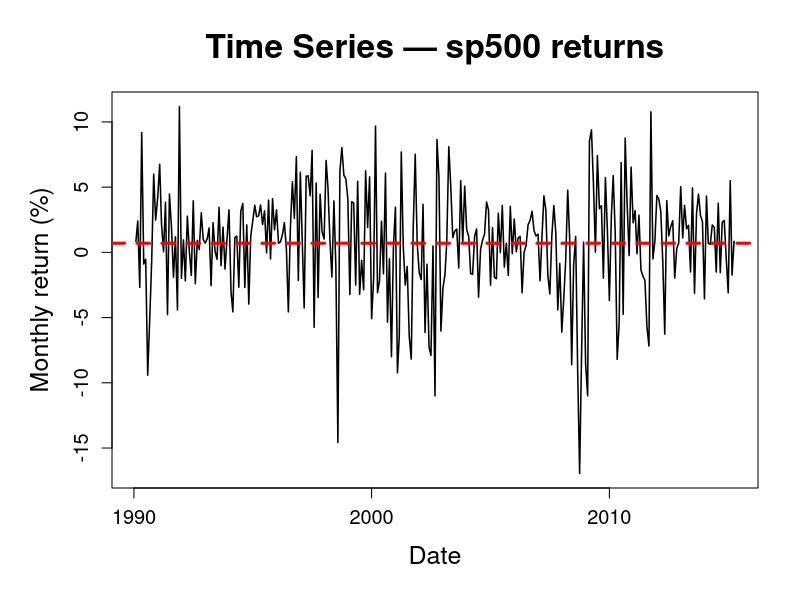

Reproduce this figure in R. (Note: this script raises an error after producing the figure.)
### -------------------
### Run ALL other scripts before running this script
### -------------------

# ── Common style settings ──────────────────────────────────────────────────────
main_cex <- 2.0
lab_cex  <- 1.5
axis_cex <- 1.2

# ── Variogram function ─────────────────────────────────────────────────────────
variogram <- function(y, lagmax = 12, iprint = FALSE) {
  G <- rep(1, lagmax)
  n <- length(y)
  if (lagmax > n) lagmax <- n - 2
  
  y1 <- y[-1]
  y2 <- y[-n]
  d1 <- y1 - y2
  denom <- var(d1)
  
  for (k in 2:lagmax) {
    y1 <- y[(k + 1):n]
    y2 <- y[1:(n - k)]
    dk <- y1 - y2
    G[k] <- var(dk) / denom
  }
  
  ac <- c(acf(y, plot = FALSE, lag.max = lagmax)$acf)
  H <- (1 - ac[-1]) / (1 - ac[2])
  
  if (iprint) print(cbind(G, H))
  list(G = G, H = H)
}

# ── Load and prepare data ──────────────────────────────────────────────────────
data <- read.csv("data/processed/cleanedData.csv")
data$observation_date <- as.Date(paste0(data$observation_date, "-01"))

train_end <- c(2015, 4)

data_ts <- ts(data$sp500_ret, start = c(1990, 2), frequency = 12)
train <- window(data_ts, start = c(1990, 2), end = train_end)
train_data <- data[1:length(train), ]

sp500_x <- na.omit(train_data$sp500_ret)
sp500_dates <- train_data$observation_date[!is.na(train_data$sp500_ret)]

# ── Time series plot ───────────────────────────────────────────────────────────
if (!dir.exists("figs/ts")) {
  dir.create("figs/ts")
}

png("figs/ts/sp500_tsplot.png", width = 2000, height = 1300, res = 220)


par(
  mar = c(5.5, 5.5, 4.5, 2) + 0.1,
  cex.main = main_cex,
  cex.lab = lab_cex,
  cex.axis = axis_cex
)

plot(
  sp500_dates, sp500_x,
  type = "l",
  lwd = 1.5,
  xlab = "Date",
  ylab = "Monthly return (%)",
  main = "Time Series — sp500 returns"
)

abline(h = mean(sp500_x), col = "red", lty = 2, lwd = 3)

dev.off()

png("figs/ts/diff_vix_tsplot.png", width = 2000, height = 1300, res = 220)

par(
  mar = c(5.5, 5.5, 4.5, 2) + 0.1,
  cex.main = main_cex,
  cex.lab = lab_cex,
  cex.axis = axis_cex
)

plot(dates, vix_train,
     type = "l", lwd = 1.5,
     xlab = "Date", ylab = "Differenced VIX (%)",
     main = "Time Series — Differenced VIX")

abline(h = mean(vix_train), col = "red", lty = 2, lwd = 3)

dev.off()

png("figs/ts/diff_Baa_tsplot.png", width = 2000, height = 1300, res = 220)

par(
  mar = c(5.5, 5.5, 4.5, 2) + 0.1,
  cex.main = main_cex,
  cex.lab = lab_cex,
  cex.axis = axis_cex
)

plot(dates, BAA_train,
     type = "l", lwd = 1.5,
     xlab = "Date", ylab = "Differenced Baa Spread (%)",
     main = "Time Series — Differenced Baa Spread")

abline(h = mean(BAA_train), col = "red", lty = 2, lwd = 3)

dev.off()

# ── ACF / PACF plot ────────────────────────────────────────────────────────────
if (!dir.exists("figs/acf_pacf")) {
  dir.create("figs/acf_pacf")
}

png("figs/acf_pacf/sp500_ret_acfpacf.png", width = 2400, height = 1200, res = 220)
par(
  mfrow = c(1, 2),
  mar = c(5.5, 5.5, 4.5, 2) + 0.1,
  cex.main = 1.5,
  cex.lab = lab_cex,
  cex.axis = axis_cex
)

acf(
  as.numeric(sp500_x),
  lag.max = 20,
  lwd = 2,
  xlab = "Lag (Months)",
  ylab = "ACF",
  main = "ACF — sp500 returns"
)

pacf(
  as.numeric(sp500_x),
  lag.max = 20,
  lwd = 2,
  xlab = "Lag (Months)",
  ylab = "Partial ACF",
  main = "PACF — sp500 returns"
)

dev.off()

# ── Variogram plot of S&P 500 returns───────────────────────────────────────────
if (!dir.exists("figs/vario")) {
  dir.create("figs/vario")
}

vg <- variogram(sp500_x, lagmax = 12)
lags <- 1:12

png("figs/vario/sp500_ret_vario.png", width = 2200, height = 1300, res = 220)

par(
  mar = c(5.5, 5.5, 4.5, 2) + 0.1,
  cex.main = main_cex,
  cex.lab = lab_cex,
  cex.axis = axis_cex
)

matplot(
  lags, cbind(vg$G, vg$H),
  type = "p",
  pch = c(16, 17),
  cex = 1.4,
  col = c("steelblue", "darkorange"),
  lwd = 2.5,
  xlab = "Lag (Months)",
  ylab = "Variogram",
  main = "Variogram — sp500 returns"
)

abline(h = 1, col = "black", lty = 2, lwd = 1.2)

legend(
  "topleft",
  legend = c("G-hat", "H-hat"),
  col = c("steelblue", "darkorange"),
  pch = c(16, 17),
  lwd = 2,
  bty = "n",
  cex = 1.3
)

dev.off()

# ── ccf plots ─────────────────────────────────────────────────────────────
if (!dir.exists("figs/ccf")) {
  dir.create("figs/ccf")
}
par(
  mar = c(5.5, 5.5, 4.5, 2) + 0.1,
  cex.main = main_cex+0.5,
  cex.lab = lab_cex+0.5,
  cex.axis = axis_cex+0.5
)

png("figs/ccf/Copper_ccf.png", width = 1497, height = 1044, res = 220)
ccf(copper_ldiff[1:ntrain], as.numeric(train), 
    main = "CCF of log differenced Copper & SP500 returns",  ylab = "CCF", xlab="Lag (Months)", 
    lag.max = 10, lwd = 2)
dev.off()

png("figs/ccf/INDPRO_ccf.png", width = 1497, height = 1044, res = 220)
ccf(indpro_diff[1:ntrain], as.numeric(train), 
    main = "CCF of differenced INDPRO & SP500 returns",  ylab = "CCF", xlab="Lag (Months)", 
    lag.max = 10, lwd = 2)
dev.off()

png("figs/ccf/CPI_ccf.png", width = 1497, height = 1044, res = 220)
ccf(data$CPI[1:ntrain], as.numeric(train), 
    main = "CCF of CPI % change & SP500 returns",  ylab = "CCF", xlab="Lag (Months)", 
    lag.max = 10, lwd =2)
dev.off()

png("figs/ccf/Silver_ccf.png", width = 1497, height = 1044, res = 220)
ccf(silver_ldiff[1:ntrain], as.numeric(train),
    main = "CCF of log differenced Silver & SP500 returns",  ylab = "CCF", xlab="Lag (Months)", 
    lag.max = 10,lwd=2)
dev.off()

png("figs/ccf/Gold_ccf.png", width = 1497, height = 1044, res = 220)
ccf(as.numeric(gold_ldiff[1:ntrain]), as.numeric(train), 
    main = "CCF of log differenced Gold & SP500 returns",  ylab = "CCF", xlab="Lag (Months)", 
    lag.max = 10,lwd=2)
dev.off()

png("figs/ccf/BAA_ccf.png", width = 1497, height = 1044, res = 220)
ccf(as.numeric(BAA_train),as.numeric(train), 
    main = "CCF of differenced Baa spread & SP500 returns", ylab = "CCF", xlab="Lag (Months)", 
    lag.max = 10, lwd=2)
dev.off()

png("figs/ccf/VIX_ccf.png", width = 1497, height = 1044, res = 220)
ccf(as.numeric(vix_train),as.numeric(train), 
    main = "CCF of differenced VIX & SP500 returns", ylab = "CCF", xlab="Lag (Months)", 
    lag.max = 10,lwd=2) 
dev.off()

# ───────────────────────────────────────────────────────────────
cat("Done. New figures saved in figs/\n")
